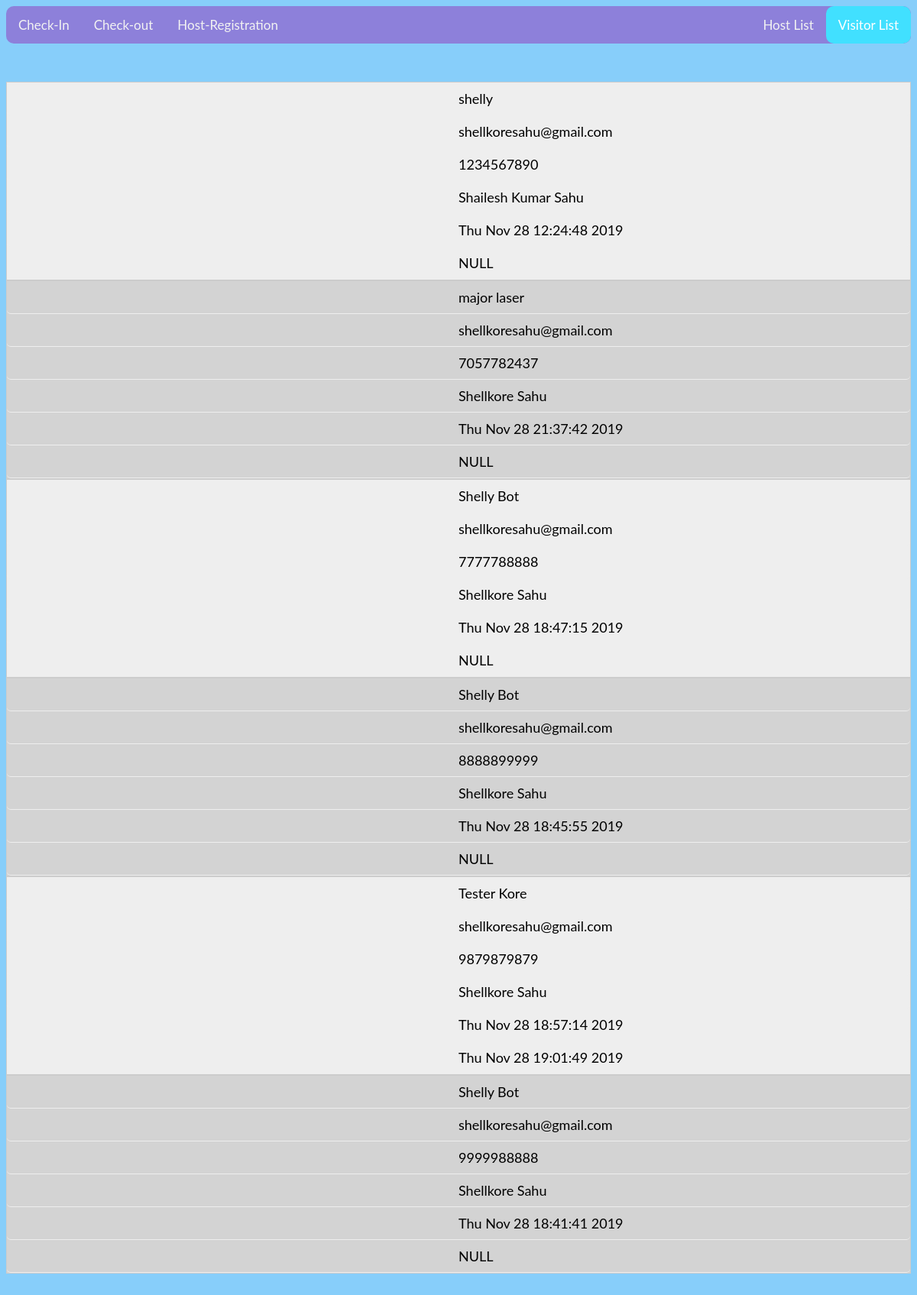
The page /visitors on the database its author committed.
### tables this page shows
CREATE TABLE visitor (name TEXT, email TEXT, phone INTEGER NOT NULL PRIMARY KEY, host TEXT, checkin TEXT, checkout TEXT);

### app.py (the view)
@app.route('/visitors')
def visitors():
   con = sql.connect("database.db")
   con.row_factory = sql.Row
   cur = con.cursor()
   cur.execute("select * from visitor")
   rows = cur.fetchall()
   return render_template("viewV.html",rows = rows)

### templates/viewV.html (shortened to what this page needs)
<!doctype html>
<html>
<head>
    <link rel="stylesheet" type="text/css" href="{{ url_for('static',filename='styles/style.css') }}">
</head>
   <body>
  <div class="topnav">
  <a  href="{{ url_for('checkin') }}">Check-In</a>
  <a href="{{ url_for('checkout') }}">Check-out</a>
  <a href="{{ url_for('host') }}">Host-Registration</a>
  <div class="topnav-right">
  <a href="{{ url_for('allhosts') }}">Host List</a>
  <a class='active' href="{{ url_for('visitors') }}">Visitor List</a>
  </div>
</div>
      <main >
      <table>
         {% for row in rows %}
            <tr>
               <td>{{row["name"]}}</td>
               <td>{{row["email"]}}</td>
               <td> {{row["phone"]}}</td>
               <td>{{row["host"]}}</td>
               <td>{{row["checkin"]}}</td>
               <td>{{row["checkout"]}}</td>
            </tr>
         {% endfor %}
      </table>
   </main>
   </body>
</html>

### static/styles/style.css (style rules this page uses)
.topnav { background-color: #8d80da; overflow: hidden; border-radius: 10px; }
.topnav a { float: left; color: #f2f2f2; text-align: center; padding: 14px 16px; text-decoration: none; font-size: 17px; }
.topnav a.active { background-color: #41e0ff; color: white; border-radius: 10px; }
.topnav-right { float: right; }
body { background-color: rgba(135, 206, 250); font-family: "Lato", "Lucida Grande", "Lucida Sans Unicode", Tahoma, Sans-Serif; }
table { width: 90%; border-collapse: collapse; margin:50px auto; background-color: #D3D3D3; }
tr:nth-of-type(odd) { background: #eee; }
td, th { padding: 10px; border: 1px solid #ccc; text-align: left; font-size: 18px; border-radius: 5px; }
@media only screen and (max-width: 760px),
(min-device-width: 768px) and (max-device-width: 1024px) { table { width: 100%; } }
@media only screen and (max-width: 760px),
(min-device-width: 768px) and (max-device-width: 1024px) { table, thead, tbody, th, td, tr { display: block; } }
@media only screen and (max-width: 760px),
(min-device-width: 768px) and (max-device-width: 1024px) { tr { border: 1px solid #ccc; } }
@media only screen and (max-width: 760px),
(min-device-width: 768px) and (max-device-width: 1024px) { td { border: none; border-bottom: 1px solid #eee; position: relative; padding-left: 50%; } }
@media only screen and (max-width: 760px),
(min-device-width: 768px) and (max-device-width: 1024px) { td:before { position: absolute; top: 6px; left: 6px; width: 45%; padding-right: 10px; white-space: nowrap; content: attr(data-column); color: #000; font-weight: bold; } }

### rows shown on the page
visitor: name "shelly", email "shellkoresahu@gmail.com", phone "1234567890", host "Shailesh Kumar Sahu", checkin "Thu Nov 28 12:24:48 2019", checkout "NULL"
visitor: name "major laser", email "shellkoresahu@gmail.com", phone "7057782437", host "Shellkore Sahu", checkin "Thu Nov 28 21:37:42 2019", checkout "NULL"
visitor: name "Shelly Bot", email "shellkoresahu@gmail.com", phone "7777788888", host "Shellkore Sahu", checkin "Thu Nov 28 18:47:15 2019", checkout "NULL"
visitor: name "Shelly Bot", email "shellkoresahu@gmail.com", phone "8888899999", host "Shellkore Sahu", checkin "Thu Nov 28 18:45:55 2019", checkout "NULL"
visitor: name "Tester Kore", email "shellkoresahu@gmail.com", phone "9879879879", host "Shellkore Sahu", checkin "Thu Nov 28 18:57:14 2019", checkout "Thu Nov 28 19:01:49 2019"
visitor: name "Shelly Bot", email "shellkoresahu@gmail.com", phone "9999988888", host "Shellkore Sahu", checkin "Thu Nov 28 18:41:41 2019", checkout "NULL"
